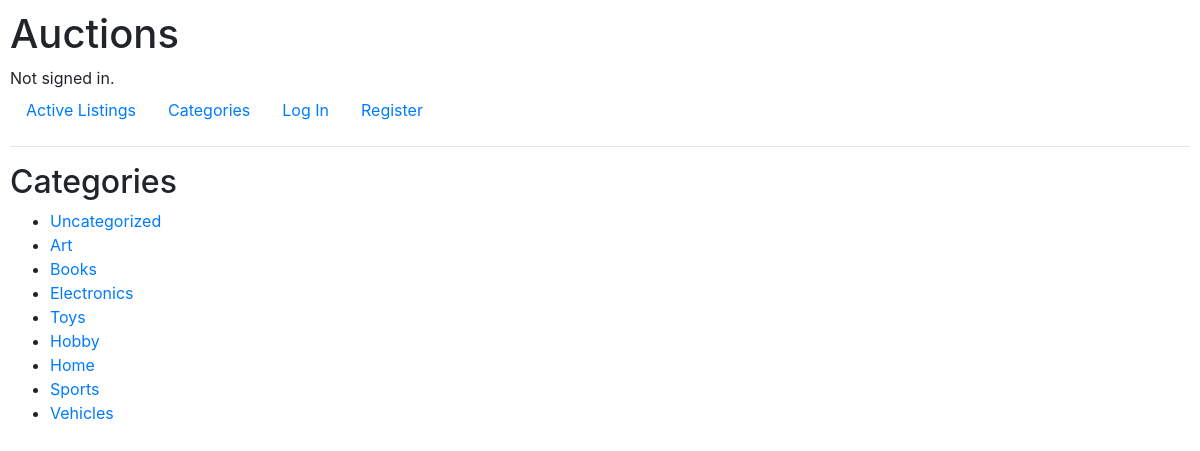
Page /categories/ on the committed database.
### auctions/models.py (models this page shows)
class Categories(models.Model):
    CATEGORY_CHOICES = [
        (None, 'Uncategorized'),
        ('Art', 'Art'),
        ('Books', 'Books'),
        ('Electronics', 'Electronics'),
        ('Toys', 'Toys'),
        ('Hobby', 'Hobby'),
        ('Home', 'Home'),
        ('Sports', 'Sports'),
        ("Vehicles", 'Vehicles')
    ]
    category = models.CharField(max_length=11, choices=CATEGORY_CHOICES, default=None)
    def __str__(self):
        return f'{self.category}'

### auctions/views.py (the view)
# urls.py: path("categories/", views.categories, name="categories"),
def categories(request):
    categories_list = Categories.objects.all()
    return render(request, 'auctions/categories.html', {
        'categories': categories_list
    })

### auctions/templates/auctions/categories.html
{% extends "auctions/layout.html" %}
{% block body %}
    <h2>Categories</h2>
    <ul>
        <li>
            <a href="{% url 'category' None %} ">Uncategorized</a>
        </li>
        {% for category in categories %}
        <li>
            <a href="{% url 'category' category %}">{{ category }}</a>
        </li>
        {% endfor %}
    </ul>
{% endblock %}

### auctions/static/auctions/styles.css (style rules this page uses)
body { padding: 10px; }

### rows in the picture
Categories: category "Art"
Categories: category "Books"
Categories: category "Electronics"
Categories: category "Toys"
Categories: category "Hobby"
Categories: category "Home"
Categories: category "Sports"
Categories: category "Vehicles"
